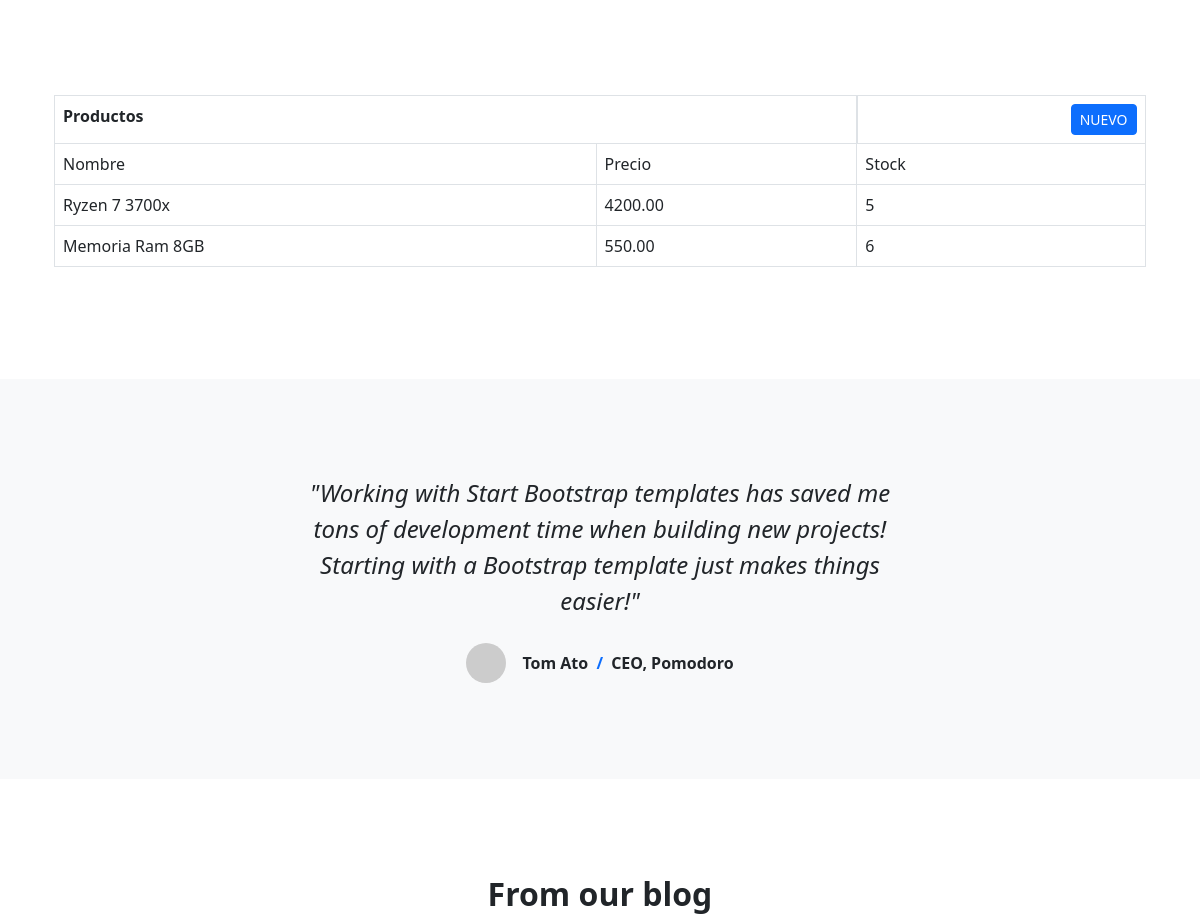
The page /AppCoder/productos (middle part) on the database as committed earlier.
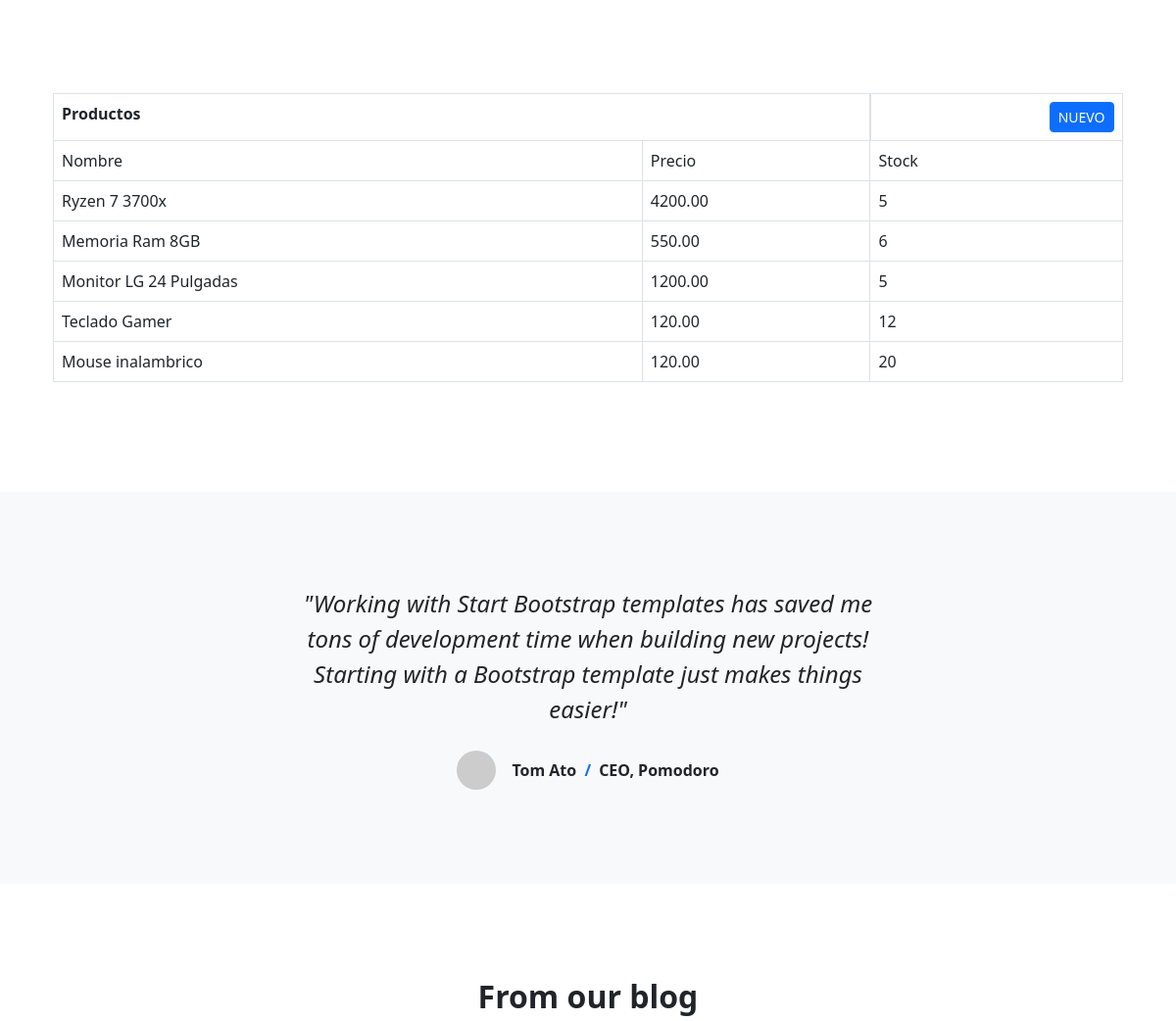
The same page on the database as committed later.
### AppCoder/models.py (models this page shows)
class Productos(models.Model):
    nombre = models.CharField(max_length=40)
    categoria = models.IntegerField()
    precio = models.DecimalField(max_digits=6, decimal_places=2)
    stock = models.IntegerField()

### AppCoder/views.py (the view)
# urls.py: path('productos', views.productos, name="productos"),
def productos(request):
    productos = Productos.objects.all()
    return render(request, "AppCoder/productos.html", {"productos":productos})

### AppCoder/templates/AppCoder/productos.html
{% extends 'AppCoder/padre.html' %}
{% load static %}
{% block contenidoQueCambia %}
<table class="table table-bordered">
    <tr>
        <td colspan="2"><b>Productos</b></td>
        <td class="d-flex justify-content-end">
            <a class="btn btn-primary btn-sm" href="{% url 'productosFormulario' %}">NUEVO</a>
        </td>
    </tr>
    <tr>
        <td>Nombre</td>
        <td>Precio</td>
        <td>Stock</td>
    </tr>
{% if productos %}
    {% for producto in productos %}
        <tr>
            <td>{{ producto.nombre }}</td>
            <td>{{ producto.precio }}</td>
            <td>{{ producto.stock }}</td>
        </tr>
    {% endfor %}
{% endif %}
</table>
{% endblock %}

Rows that differ between the two databases and show on the page:
added Productos: nombre "Monitor LG 24 Pulgadas", precio "1200.00", stock "5"
added Productos: nombre "Teclado Gamer", precio "120.00", stock "12"
added Productos: nombre "Mouse inalambrico", precio "120.00", stock "20"
